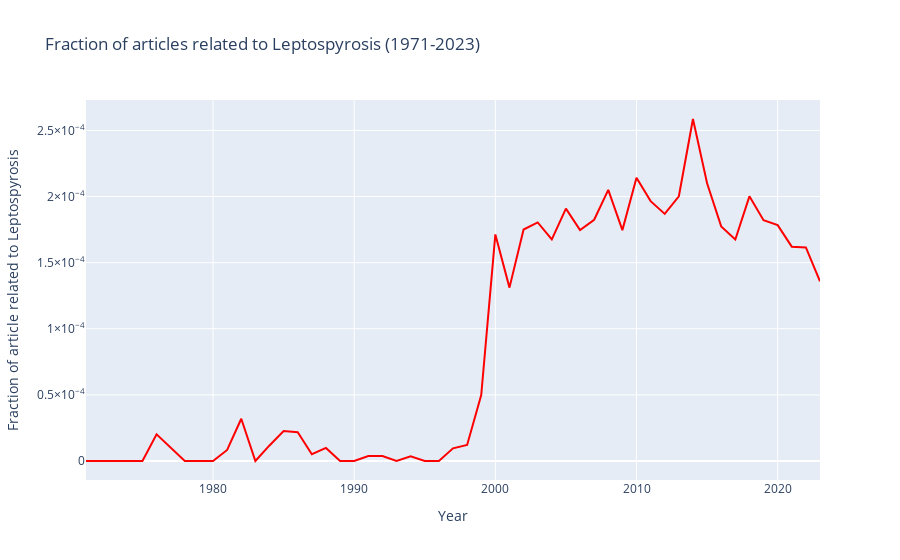

The cell this chart's notebook holds for it:
### Code cell
#line plot of fraction
plot_fraction = px.line(
    # taking data from 1971 to 2023
    merged_counts_copy.iloc[89:142, :],
    x = 'Year',
    y = 'FractionLepropsyrosis',
    title="Fraction of articles related to Leptospyrosis (1971-2023)",
    labels={'FractionLepropsyrosis': 'Fraction of article related to Leptospyrosis'},
    line_shape='linear', 
    #template='plotly', 
    color_discrete_sequence=['red']
)    

# updating y axis ticks
plot_fraction.update_layout(
    yaxis = dict(
        showexponent = 'all',
        exponentformat = 'power'
    ))
    

plot_fraction.show()

### Figure 1 — Plotly figure (JSON) as saved in the notebook; plotly's stock layout.template omitted (floating-point values rounded to 4 significant figures)
{"data": [{"hovertemplate": "Year=%{x}<br>Fraction of article related to Leptospyrosis=%{y}<extra></extra>", "legendgroup": "", "line": {"color": "red", "dash": "solid", "shape": "linear"}, "marker": {"symbol": "circle"}, "mode": "lines", "name": "", "orientation": "v", "showlegend": false, "type": "scatter", "x": [1971, 1972, 1973, 1974, 1975, 1976, 1977, 1978, 1979, 1980, 1981, 1982, 1983, 1984, 1985, 1986, 1987, 1988, 1989, 1990, 1991, 1992, 1993, 1994, 1995, 1996, 1997, 1998, 1999, 2000, 2001, 2002, 2003, 2004, 2005, 2006, 2007, 2008, 2009, 2010, 2011, 2012, 2013, 2014, 2015, 2016, 2017, 2018, 2019, 2020, 2021, 2022, 2023], "xaxis": "x", "y": [0, 0, 0, 0, 0, 2.013e-05, 1.022e-05, 0, 0, 0, 8.368e-06, 3.193e-05, 0, 1.177e-05, 2.265e-05, 2.174e-05, 5.165e-06, 9.884e-06, 0, 0, 3.791e-06, 3.69e-06, 0, 3.492e-06, 0, 0, 9.562e-06, 1.214e-05, 4.989e-05, 0.0001714, 0.0001311, 0.0001751, 0.0001804, 0.0001676, 0.0001909, 0.0001746, 0.0001825, 0.000205, 0.0001746, 0.0002142, 0.0001965, 0.0001869, 0.0002002, 0.0002587, 0.00021, 0.0001774, 0.0001675, 0.0002002, 0.0001822, 0.0001784, 0.0001621, 0.0001616, 0.0001359], "yaxis": "y"}], "layout": {"legend": {"tracegroupgap": 0}, "title": {"text": "Fraction of articles related to Leptospyrosis (1971-2023)"}, "xaxis": {"anchor": "y", "domain": [0, 1], "title": {"text": "Year"}}, "yaxis": {"anchor": "x", "domain": [0, 1], "exponentformat": "power", "showexponent": "all", "title": {"text": "Fraction of article related to Leptospyrosis"}}}}
